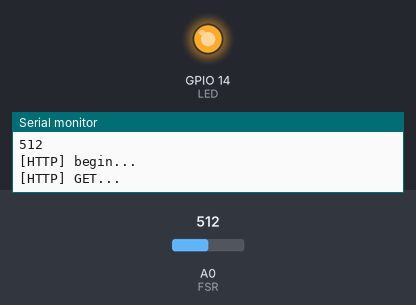
The sketch below on a simulated ESP8266 (NodeMCU). Shown: output pins drawn as LEDs (lit = HIGH), the last lines printed to the serial monitor. The test bench sets the inputs (shaded band); at power-on: A0 (FSR) = 512. WiFi joins after 1.5 s; servers stay silent unless stated.

Above: at 6.9 s.
7.0 s: A0 (FSR) set to 493
At 8.3 s:
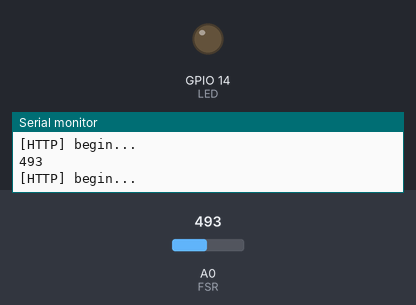
8.6 s: A0 (FSR) set to 510
At 9.9 s:
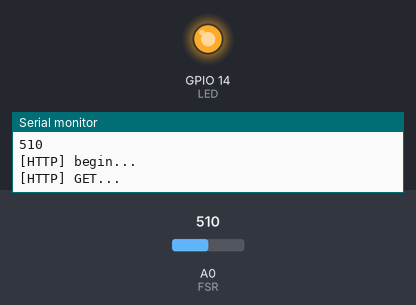
Timing chart, 0 to 11.6 s (numbered marks = the images above; inputs shaded):
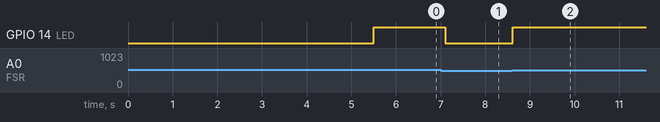

The sketch:

funch.ino
```cpp
#include <Arduino.h>
#include <ESP8266WiFi.h>
#include <ESP8266WiFiMulti.h>
#include <ESP8266HTTPClient.h>

ESP8266WiFiMulti WiFiMulti;

//변수선언, FSR:압력센서, LED
int FSR = A0;
int LED = 14;
int val = 0;

// WiFi 설정
#define WIFI_SSID "wifiname"
#define WIFI_PASSWORD "wifipassword"
#define URL "http://us-central1-touch-signage.cloudfunctions.net/widgets/funch/sy/left/"

void setup() {
  Serial.begin(9600);
  Serial.println();

  for (uint8_t t = 4; t > 0; t--) {
    Serial.printf("[SETUP] WAIT %d...\n", t);
    Serial.flush();
    delay(1000);
  }

  WiFiMulti.addAP(WIFI_SSID, WIFI_PASSWORD);
  pinMode(LED, OUTPUT);
}

void loop() {
  // wait for WiFi connection
  Serial.println(analogRead(FSR));
  val = analogRead(FSR);

  if ((WiFiMulti.run() == WL_CONNECTED)) {
    HTTPClient http;
    Serial.print("[HTTP] begin...\n");

    //압력센서 강도가 500이상 일때 Left side api 콜
    if (val > 500) {
      String strong = String(val);
      String resUrl = String(URL + strong);

      //LED 켜기
      digitalWrite(LED, HIGH);

      http.begin(resUrl);

      Serial.print("[HTTP] GET...\n");
      // start connection and send HTTP header
      int httpCode = http.GET();

      // httpCode will be negative on error
      if (httpCode > 0) {
        // HTTP header has been send and Server response header has been handled
        Serial.printf("[HTTP] GET... code: %d\n", httpCode);

        // file found at server
        if (httpCode == HTTP_CODE_OK) {
          String payload = http.getString();
          Serial.println(payload);
        }
      } else {
        Serial.printf("[HTTP] GET... failed, error: %s\n", http.errorToString(httpCode).c_str());
      }
      http.end();

      delay(100);
    } else {
      delay(100);
      digitalWrite(LED, LOW);
    }
  }
}
```

Measured:
- the behaviour switches between 501 and 500 on A0 (FSR) (found by bisection; images 0 and 1)
- after the input at 7.0 s, GPIO 14 (LED): HIGH → LOW after 0.11 s
- after the input at 8.6 s, GPIO 14 (LED): LOW → HIGH at once
